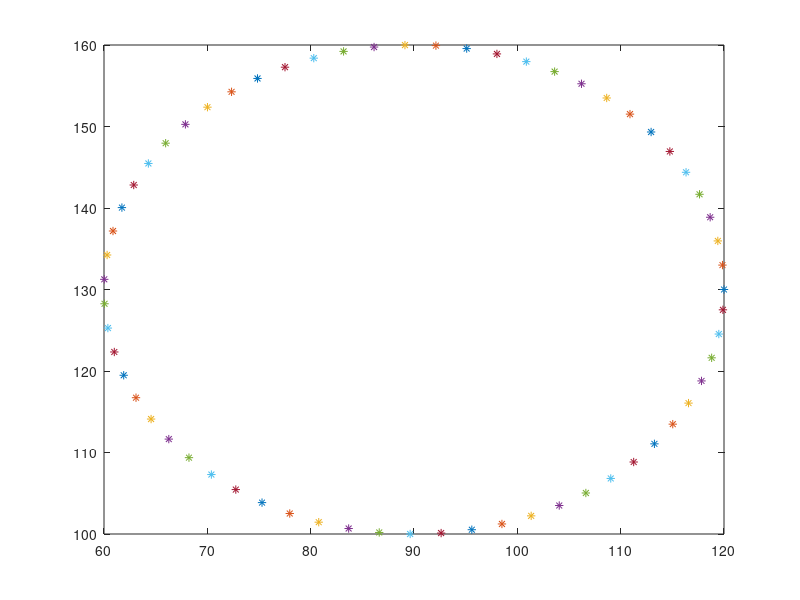

The MATLAB source for this figure:
%clc;clear all;close all
com='com3';
%try to connect arduino
% try
%s=connect(com);
% catchco
% %comfix  
%s=connect(com);
% end

pause(2)


r=30;
k = 1; 
for tet=0:0.1:2*pi
    x=r*cos(tet)+90;
    y=r*sin(tet)+130;
    plot(x,y,'*')
    
    %fprintf(s,[num2str(x),' ']);
    %fprintf(s,[num2str(y),' ']);
    pause(0.2)
    
    %teta = fscanf(s);
    %teta = str2num(teta)
    %teta_d = fscanf(s);
    %teta_d = str2num(teta_d)
    %plot(teta, teta_d,'*')
    hold on
    
    %TETA(k)=teta;
    %TETA_D(k)=teta_d;
    %err(k)=(teta_d-teta);
    k=k+1;
    %temp1=fscanf(s);
    %temp1=str2num(temp1)*180/pi
    %temp2=fscanf(s);
    %temp2=str2num(temp2)*180/pi
end
%xlabel('teta') 
%ylabel('teta d') 
% for x = 60:100
%     y = x
%    
%     temp1=fscanf(s);
%     temp1=str2num(temp1)*180/pi
%     temp2=fscanf(s);
%     temp2=str2num(temp2)*180/pi
% end

%comfix
%plot(x, y);



%fprintf(s,x); 
